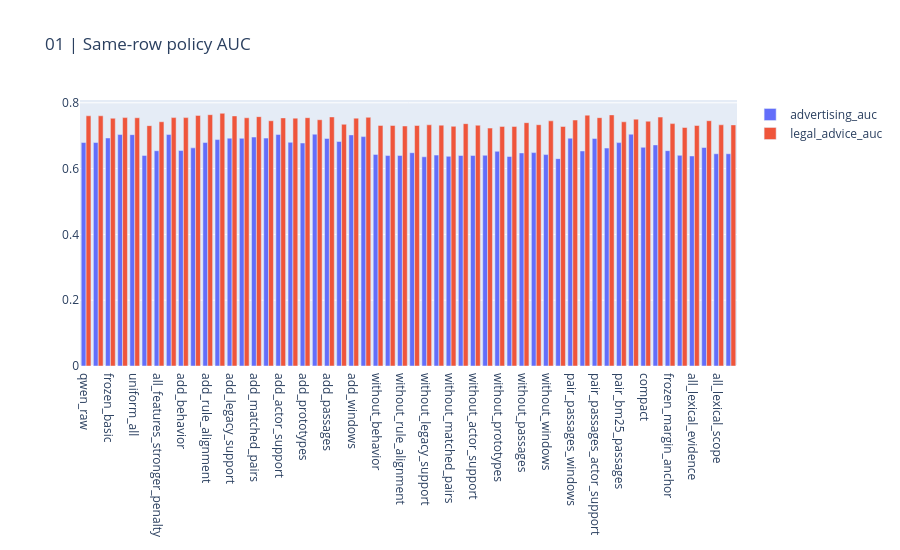
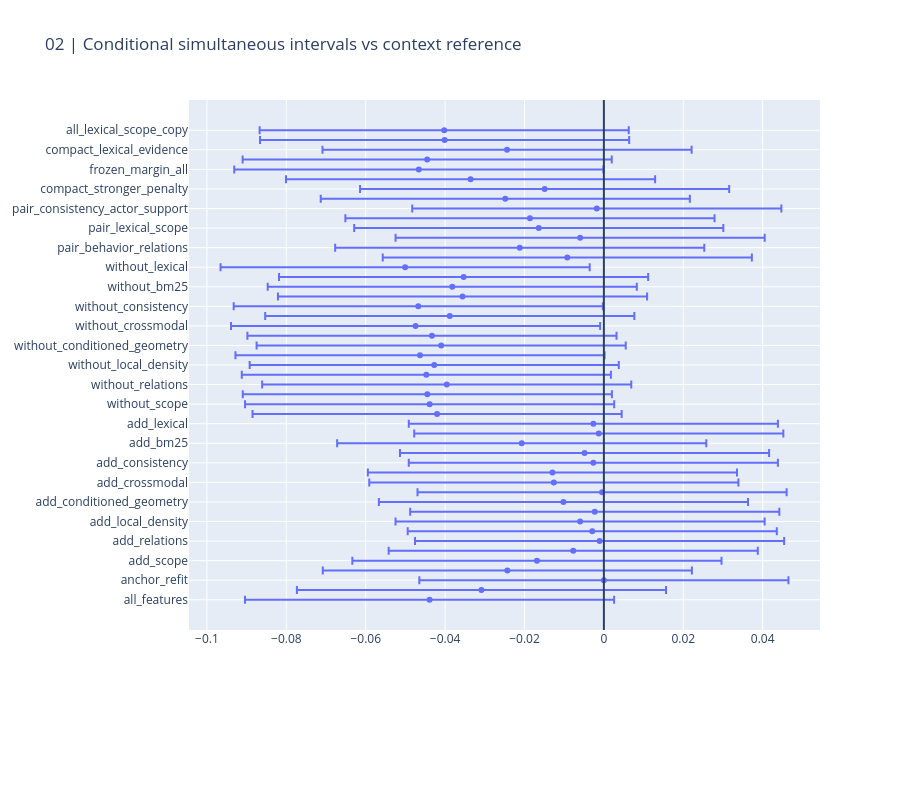

Here is the notebook cell these charts were saved with, in order:
### Markdown cell above
## Per-policy AUC and conditional uncertainty

A mean gain cannot conceal a policy regression. Partial-run intervals are not final, and no interval removes the earlier adaptive search.

### Code cell
CHARTS[0].show(renderer="plotly_mimetype")
CHARTS[1].show(renderer="plotly_mimetype")

### Figure 1 — Plotly figure (JSON) as saved in the notebook; plotly's stock layout.template omitted (floating-point values rounded to 4 significant figures)
{"data": [{"name": "advertising_auc", "type": "bar", "x": ["qwen_raw", "answer_only", "frozen_basic", "context_evidence", "uniform_all", "all_features", "all_features_stronger_penalty", "anchor_refit", "add_behavior", "add_scope", "add_rule_alignment", "add_relations", "add_legacy_support", "add_local_density", "add_matched_pairs", "add_conditioned_geometry", "add_actor_support", "add_crossmodal", "add_prototypes", "add_consistency", "add_passages", "add_bm25", "add_windows", "add_lexical", "without_behavior", "without_scope", "without_rule_alignment", "without_relations", "without_legacy_support", "without_local_density", "without_matched_pairs", "without_conditioned_geometry", "without_actor_support", "without_crossmodal", "without_prototypes", "without_consistency", "without_passages", "without_bm25", "without_windows", "without_lexical", "pair_passages_windows", "pair_behavior_relations", "pair_passages_actor_support", "pair_lexical_scope", "pair_bm25_passages", "pair_consistency_actor_support", "compact", "compact_stronger_penalty", "frozen_margin_anchor", "frozen_margin_all", "all_lexical_evidence", "compact_lexical_evidence", "all_lexical_scope", "all_lexical_scope_copy"], "y": [0.6793, 0.6793, 0.6931, 0.7035, 0.7032, 0.64, 0.6544, 0.7035, 0.6549, 0.663, 0.6792, 0.6882, 0.6925, 0.6921, 0.6959, 0.6926, 0.7035, 0.6799, 0.6778, 0.7046, 0.6917, 0.6824, 0.7025, 0.6973, 0.6432, 0.6397, 0.64, 0.6483, 0.6359, 0.641, 0.6374, 0.6399, 0.64, 0.6405, 0.6526, 0.6368, 0.6476, 0.6487, 0.6426, 0.6303, 0.6924, 0.6536, 0.6917, 0.6624, 0.679, 0.7046, 0.6647, 0.6721, 0.6546, 0.6403, 0.6385, 0.6641, 0.6451, 0.6452]}, {"name": "legal_advice_auc", "type": "bar", "x": ["qwen_raw", "answer_only", "frozen_basic", "context_evidence", "uniform_all", "all_features", "all_features_stronger_penalty", "anchor_refit", "add_behavior", "add_scope", "add_rule_alignment", "add_relations", "add_legacy_support", "add_local_density", "add_matched_pairs", "add_conditioned_geometry", "add_actor_support", "add_crossmodal", "add_prototypes", "add_consistency", "add_passages", "add_bm25", "add_windows", "add_lexical", "without_behavior", "without_scope", "without_rule_alignment", "without_relations", "without_legacy_support", "without_local_density", "without_matched_pairs", "without_conditioned_geometry", "without_actor_support", "without_crossmodal", "without_prototypes", "without_consistency", "without_passages", "without_bm25", "without_windows", "without_lexical", "pair_passages_windows", "pair_behavior_relations", "pair_passages_actor_support", "pair_lexical_scope", "pair_bm25_passages", "pair_consistency_actor_support", "compact", "compact_stronger_penalty", "frozen_margin_anchor", "frozen_margin_all", "all_lexical_evidence", "compact_lexical_evidence", "all_lexical_scope", "all_lexical_scope_copy"], "y": [0.7605, 0.7605, 0.753, 0.755, 0.7546, 0.7306, 0.7425, 0.755, 0.755, 0.7618, 0.7639, 0.7681, 0.7602, 0.7545, 0.758, 0.7455, 0.7541, 0.7534, 0.7548, 0.7486, 0.7571, 0.7347, 0.7534, 0.7559, 0.7312, 0.7311, 0.7295, 0.731, 0.7331, 0.732, 0.7285, 0.7366, 0.7319, 0.7231, 0.7283, 0.7282, 0.7396, 0.7334, 0.7452, 0.728, 0.7477, 0.7625, 0.7549, 0.7633, 0.7423, 0.7503, 0.7441, 0.7566, 0.7367, 0.7249, 0.731, 0.7456, 0.7331, 0.7329]}], "layout": {"barmode": "group", "height": 550, "margin": {"b": 170}, "title": {"text": "01 | Same-row policy AUC"}, "xaxis": {"automargin": true}, "yaxis": {"automargin": true}}}

### Figure 2 — Plotly figure (JSON) as saved in the notebook; plotly's stock layout.template omitted (floating-point values rounded to 4 significant figures)
{"data": [{"error_x": {"array": [0.0465, 0.0465, 0.0465, 0.0465, 0.0465, 0.0465, 0.0465, 0.0465, 0.0465, 0.0465, 0.0465, 0.0465, 0.0465, 0.0465, 0.0465, 0.0465, 0.0465, 0.0465, 0.0465, 0.0465, 0.0465, 0.0465, 0.0465, 0.0465, 0.0465, 0.0465, 0.0465, 0.0465, 0.0465, 0.0465, 0.0465, 0.0465, 0.0465, 0.0465, 0.0465, 0.0465, 0.0465, 0.0465, 0.0465, 0.0465, 0.0465, 0.0465, 0.0465, 0.0465, 0.0465, 0.0465, 0.0465, 0.0465, 0.0465]}, "mode": "markers", "type": "scatter", "x": [-0.04392, -0.03084, 0.0, -0.02432, -0.01687, -0.007724, -0.001081, -0.002926, -0.005993, -0.002301, -0.01019, -0.000455, -0.01261, -0.01296, -0.002659, -0.004873, -0.0207, -0.001287, -0.002652, -0.04202, -0.0439, -0.04448, -0.03959, -0.04473, -0.04274, -0.04632, -0.04099, -0.04331, -0.04744, -0.03883, -0.04676, -0.03561, -0.0382, -0.03534, -0.05007, -0.009216, -0.0212, -0.005988, -0.01641, -0.01862, -0.001789, -0.02484, -0.01493, -0.03359, -0.04663, -0.04452, -0.0244, -0.04013, -0.04023], "y": ["all_features", "all_features_stronger_penalty", "anchor_refit", "add_behavior", "add_scope", "add_rule_alignment", "add_relations", "add_legacy_support", "add_local_density", "add_matched_pairs", "add_conditioned_geometry", "add_actor_support", "add_crossmodal", "add_prototypes", "add_consistency", "add_passages", "add_bm25", "add_windows", "add_lexical", "without_behavior", "without_scope", "without_rule_alignment", "without_relations", "without_legacy_support", "without_local_density", "without_matched_pairs", "without_conditioned_geometry", "without_actor_support", "without_crossmodal", "without_prototypes", "without_consistency", "without_passages", "without_bm25", "without_windows", "without_lexical", "pair_passages_windows", "pair_behavior_relations", "pair_passages_actor_support", "pair_lexical_scope", "pair_bm25_passages", "pair_consistency_actor_support", "compact", "compact_stronger_penalty", "frozen_margin_anchor", "frozen_margin_all", "all_lexical_evidence", "compact_lexical_evidence", "all_lexical_scope", "all_lexical_scope_copy"]}], "layout": {"height": 800, "margin": {"b": 170}, "shapes": [{"type": "line", "x0": 0, "x1": 0, "xref": "x", "y0": 0, "y1": 1, "yref": "y domain"}], "title": {"text": "02 | Conditional simultaneous intervals vs context reference"}, "xaxis": {"automargin": true}, "yaxis": {"automargin": true}}}
